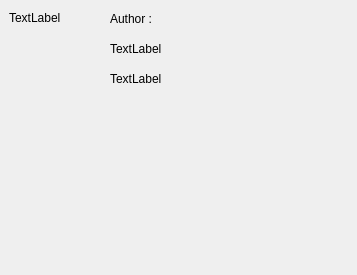
<?xml version="1.0" encoding="UTF-8"?>
<ui version="4.0">
 <class>StdApp_AboutDialog</class>
 <widget class="QDialog" name="StdApp_AboutDialog">
  <property name="geometry">
   <rect>
    <x>0</x>
    <y>0</y>
    <width>357</width>
    <height>275</height>
   </rect>
  </property>
  <property name="windowTitle">
   <string>Dialog</string>
  </property>
  <widget class="QLabel" name="label">
   <property name="geometry">
    <rect>
     <x>9</x>
     <y>9</y>
     <width>54</width>
     <height>17</height>
    </rect>
   </property>
   <property name="text">
    <string>TextLabel</string>
   </property>
  </widget>
  <widget class="QLabel" name="label_2">
   <property name="geometry">
    <rect>
     <x>110</x>
     <y>10</y>
     <width>54</width>
     <height>17</height>
    </rect>
   </property>
   <property name="text">
    <string>Author :</string>
   </property>
  </widget>
  <widget class="QLabel" name="label_3">
   <property name="geometry">
    <rect>
     <x>110</x>
     <y>40</y>
     <width>54</width>
     <height>17</height>
    </rect>
   </property>
   <property name="text">
    <string>TextLabel</string>
   </property>
  </widget>
  <widget class="QLabel" name="label_4">
   <property name="geometry">
    <rect>
     <x>110</x>
     <y>70</y>
     <width>54</width>
     <height>17</height>
    </rect>
   </property>
   <property name="text">
    <string>TextLabel</string>
   </property>
  </widget>
 </widget>
 <resources/>
 <connections/>
</ui>
